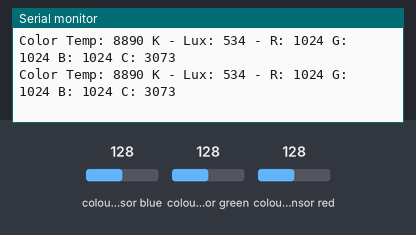
A sketch run on a simulated Arduino Zero (SAMD21). On the bench: the last lines printed to the serial monitor. The inputs (shaded band) are chosen by the test bench; at power-on: colour sensor blue 128, colour sensor green 128, colour sensor red 128.

Above: at 1.2 s.
1.3 s: colour sensor blue set to 5
At 1.33 s:
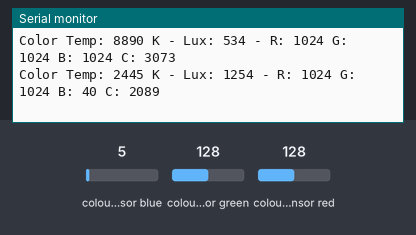
2.8 s: colour sensor green set to 5
At 2.8 s:
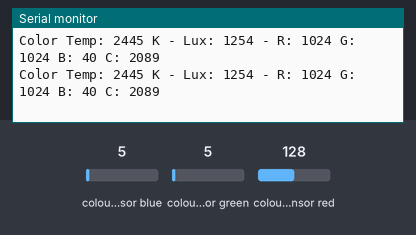
4.3 s: colour sensor red set to 5
At 4.32 s:
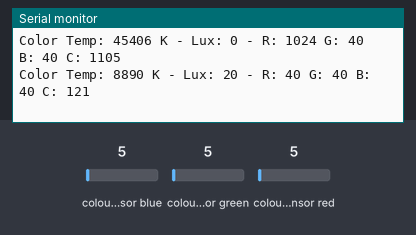
Timing chart, 0 to 7.3 s (numbered marks = the images above; inputs shaded):
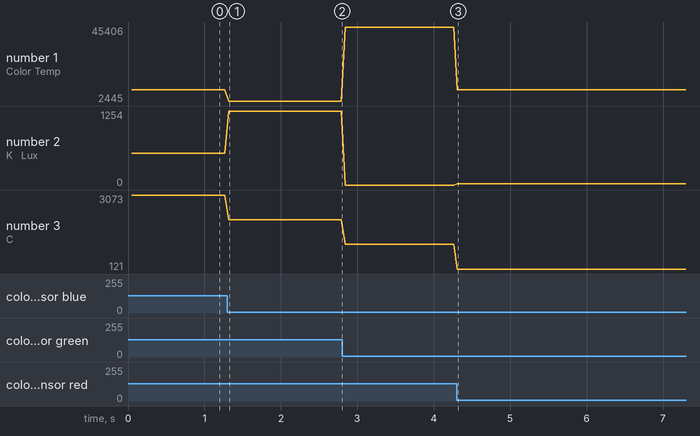

The sketch:

COLOR_I2C_sensor_basic_101.ino
```cpp
#include <Wire.h>
#include "Adafruit_TCS34725.h"

#define DEBUG_STREAM SerialUSB
#define DEBUG_STREAM_BAUD 115200

//---------------------------------------------------------------------------------------------------
//---------------------------------------------------------------------------------------------------
// SENSOR
Adafruit_TCS34725 tcs = Adafruit_TCS34725(TCS34725_INTEGRATIONTIME_700MS, TCS34725_GAIN_1X);


//---------------------------------------------------------------------------------------------------
//---------------------------------------------------------------------------------------------------

void setup()
{
    DEBUG_STREAM.begin(DEBUG_STREAM_BAUD);
    DEBUG_STREAM.println("Initializing and connecting... ");

    if (tcs.begin()) {
        DEBUG_STREAM.println("Found sensor");
    } else {
        DEBUG_STREAM.println("No TCS34725 found ... check your connections");
        while (1);
    }


}

void loop()
{
    uint16_t r, g, b, c, colorTemp, lux;

    tcs.getRawData(&r, &g, &b, &c);
    colorTemp = tcs.calculateColorTemperature(r, g, b);
    lux = tcs.calculateLux(r, g, b);

    DEBUG_STREAM.print("Color Temp: "); DEBUG_STREAM.print(colorTemp, DEC); DEBUG_STREAM.print(" K - ");
    DEBUG_STREAM.print("Lux: "); DEBUG_STREAM.print(lux, DEC); DEBUG_STREAM.print(" - ");
    DEBUG_STREAM.print("R: "); DEBUG_STREAM.print(r, DEC); DEBUG_STREAM.print(" ");
    DEBUG_STREAM.print("G: "); DEBUG_STREAM.print(g, DEC); DEBUG_STREAM.print(" ");
    DEBUG_STREAM.print("B: "); DEBUG_STREAM.print(b, DEC); DEBUG_STREAM.print(" ");
    DEBUG_STREAM.print("C: "); DEBUG_STREAM.print(c, DEC); DEBUG_STREAM.print(" ");
    DEBUG_STREAM.println(" ");

}
```

Measured:
- after the input at 1.3 s, the serial monitor: prints a new line at once (image 1)
- after the input at 4.3 s, the serial monitor: prints a new line at once (image 3)
- plotted number 1: 8890 → 2445 after the input at 1.3 s, 2445 → 45406 after the input at 2.8 s, 45406 → 8890 after the input at 4.3 s
- plotted number 2: 534 → 1254 after the input at 1.3 s, 1254 → 0 after the input at 2.8 s, 0 → 20 after the input at 4.3 s
- plotted number 3: 3073 → 2089 after the input at 1.3 s, 2089 → 1105 after the input at 2.8 s, 1105 → 121 after the input at 4.3 s
